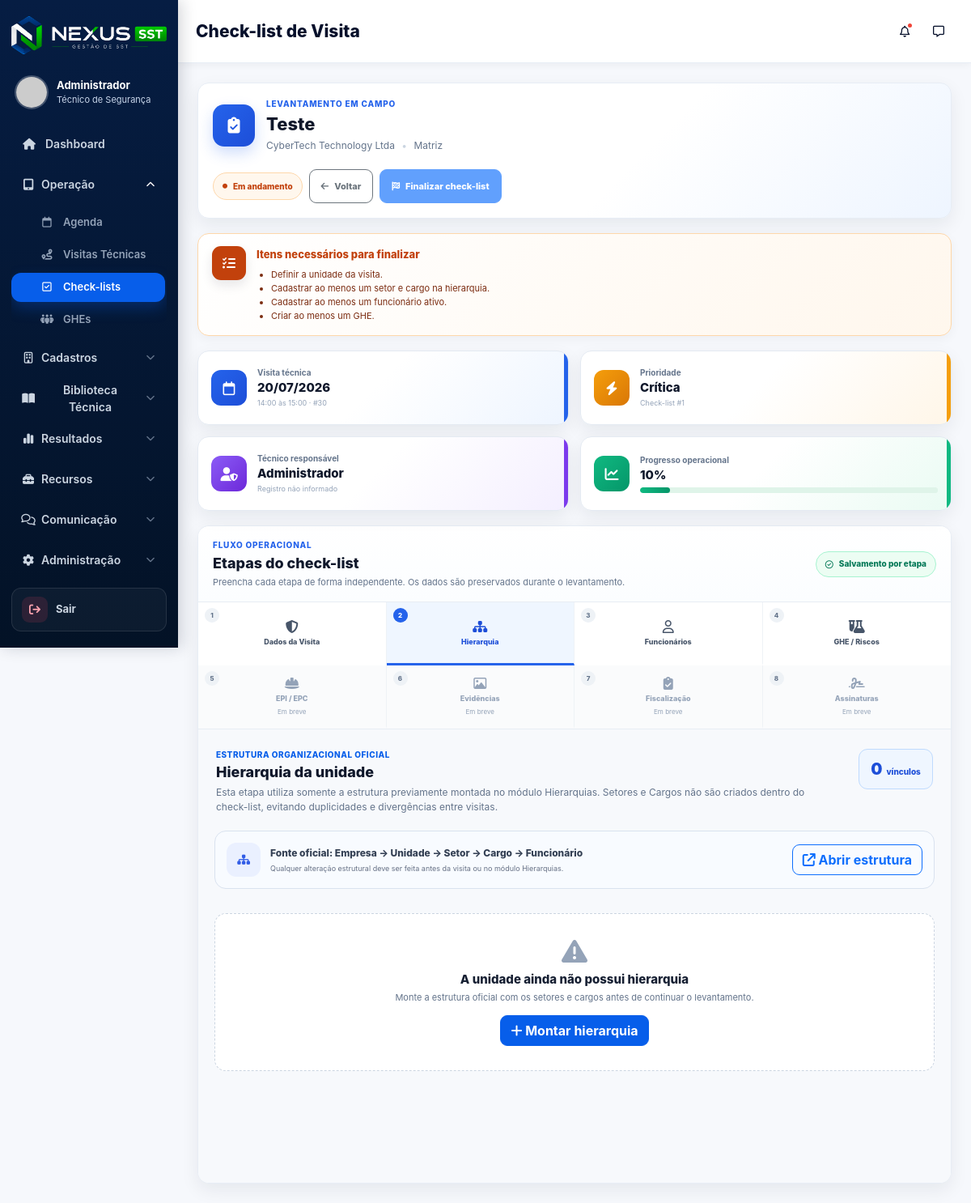
Screenshot of /nexus_sst/public/checklists/visualizar/1?aba=hierarquia (signed in) with the database file from the repository.
### tables this page shows
CREATE TABLE `checklists_visita` (
  `id` int NOT NULL AUTO_INCREMENT,
  `visita_id` int NOT NULL,
  `empresa_id` int NOT NULL,
  `unidade_id` int DEFAULT NULL,
  `usuario_id` int NOT NULL,
  `prioridade` enum('PADRAO','URGENTE','CRITICA') DEFAULT 'PADRAO',
  `responsavel_acompanhamento` varchar(150) DEFAULT NULL,
  `status` enum('ABERTO','EM_ANDAMENTO','CONCLUIDO','CANCELADO') DEFAULT 'ABERTO',
  `data_inicio` datetime DEFAULT CURRENT_TIMESTAMP,
  `data_fim` datetime DEFAULT NULL,
  `assinatura_responsavel` text,
  `assinatura_tecnico` text,
  `ultima_aba` varchar(30) NOT NULL DEFAULT 'dados',
  `atualizado_em` datetime DEFAULT NULL,
  `criado_em` timestamp NULL DEFAULT CURRENT_TIMESTAMP,
  PRIMARY KEY (`id`),
  KEY `visita_id` (`visita_id`),
  KEY `empresa_id` (`empresa_id`),
  KEY `unidade_id` (`unidade_id`),
  KEY `usuario_id` (`usuario_id`),
  CONSTRAINT `checklists_visita_ibfk_1` FOREIGN KEY (`visita_id`) REFERENCES `visitas_tecnicas` (`id`) ON DELETE CASCADE,
  CONSTRAINT `checklists_visita_ibfk_2` FOREIGN KEY (`empresa_id`) REFERENCES `empresas` (`id`),
  CONSTRAINT `checklists_visita_ibfk_3` FOREIGN KEY (`unidade_id`) REFERENCES `unidades` (`id`),
  CONSTRAINT `checklists_visita_ibfk_4` FOREIGN KEY (`usuario_id`) REFERENCES `usuarios` (`id`)
);

CREATE TABLE `agendas` (
  `id` int NOT NULL AUTO_INCREMENT,
  `empresa_id` int NOT NULL,
  `unidade_id` int DEFAULT NULL,
  `tecnico_id` int NOT NULL,
  `veiculo_id` int DEFAULT NULL,
  `data_agendada` date NOT NULL,
  `hora_inicio` time DEFAULT NULL,
  `hora_fim` time DEFAULT NULL,
  `titulo` varchar(180) DEFAULT NULL,
  `objetivo` text,
  `observacoes` text,
  `responsavel_acompanhamento` varchar(150) DEFAULT NULL,
  `prioridade` enum('PADRAO','URGENTE','CRITICA') DEFAULT 'PADRAO',
  `status` enum('AGENDADO','CONFIRMADO','REAGENDADO','CANCELADO','CONCLUIDO','EXCLUIDO') DEFAULT 'AGENDADO',
  `visita_tecnica_id` int DEFAULT NULL,
  `criado_por` int DEFAULT NULL,
  `atualizado_por` int DEFAULT NULL,
  `cancelado_por` int DEFAULT NULL,
  `excluido_por` int DEFAULT NULL,
  `motivo_cancelamento` text,
  `motivo_exclusao` text,
  `criado_em` timestamp NULL DEFAULT CURRENT_TIMESTAMP,
  `atualizado_em` timestamp NULL DEFAULT NULL ON UPDATE CURRENT_TIMESTAMP,
  `cancelado_em` datetime DEFAULT NULL,
  `excluido_em` datetime DEFAULT NULL,
  PRIMARY KEY (`id`),
  KEY `idx_agendas_empresa` (`empresa_id`),
  KEY `idx_agendas_unidade` (`unidade_id`),
  KEY `idx_agendas_tecnico` (`tecnico_id`),
  KEY `idx_agendas_veiculo` (`veiculo_id`),
  KEY `idx_agendas_status` (`status`),
  KEY `idx_agendas_data` (`data_agendada`),
  KEY `idx_agendas_visita` (`visita_tecnica_id`),
  KEY `fk_agendas_criado_por` (`criado_por`),
  KEY `fk_agendas_atualizado_por` (`atualizado_por`),
  KEY `fk_agendas_cancelado_por` (`cancelado_por`),
  KEY `fk_agendas_excluido_por` (`excluido_por`),
  CONSTRAINT `fk_agendas_atualizado_por` FOREIGN KEY (`atualizado_por`) REFERENCES `usuarios` (`id`) ON DELETE SET NULL,
  CONSTRAINT `fk_agendas_cancelado_por` FOREIGN KEY (`cancelado_por`) REFERENCES `usuarios` (`id`) ON DELETE SET NULL,
  CONSTRAINT `fk_agendas_criado_por` FOREIGN KEY (`criado_por`) REFERENCES `usuarios` (`id`) ON DELETE SET NULL,
  CONSTRAINT `fk_agendas_empresa` FOREIGN KEY (`empresa_id`) REFERENCES `empresas` (`id`),
  CONSTRAINT `fk_agendas_excluido_por` FOREIGN KEY (`excluido_por`) REFERENCES `usuarios` (`id`) ON DELETE SET NULL,
  CONSTRAINT `fk_agendas_tecnico` FOREIGN KEY (`tecnico_id`) REFERENCES `usuarios` (`id`),
  CONSTRAINT `fk_agendas_unidade` FOREIGN KEY (`unidade_id`) REFERENCES `unidades` (`id`) ON DELETE SET NULL,
  CONSTRAINT `fk_agendas_veiculo` FOREIGN KEY (`veiculo_id`) REFERENCES `veiculos` (`id`) ON DELETE SET NULL,
  CONSTRAINT `fk_agendas_visita` FOREIGN KEY (`visita_tecnica_id`) REFERENCES `visitas_tecnicas` (`id`) ON DELETE SET NULL
);

CREATE TABLE `empresas` (
  `id` int NOT NULL AUTO_INCREMENT,
  `codigo` varchar(30) DEFAULT NULL,
  `codigo_externo` varchar(50) DEFAULT NULL,
  `razao_social` varchar(200) NOT NULL,
  `nome_fantasia` varchar(200) DEFAULT NULL,
  `cnpj` varchar(20) DEFAULT NULL,
  `inscricao_estadual` varchar(50) DEFAULT NULL,
  `cnae` varchar(30) DEFAULT NULL,
  `descricao_cnae` varchar(255) DEFAULT NULL,
  `grau_risco` varchar(10) DEFAULT NULL,
  `quantidade_funcionarios` int DEFAULT NULL,
  `telefone` varchar(30) DEFAULT NULL,
  `email` varchar(150) DEFAULT NULL,
  `responsavel` varchar(150) DEFAULT NULL,
  `cargo_responsavel` varchar(150) DEFAULT NULL,
  `contato_responsavel` varchar(100) DEFAULT NULL,
  `endereco` text,
  `cidade` varchar(100) DEFAULT NULL,
  `estado` varchar(2) DEFAULT NULL,
  `cep` varchar(20) DEFAULT NULL,
  `logradouro` varchar(200) DEFAULT NULL,
  `numero` varchar(20) DEFAULT NULL,
  `complemento` varchar(100) DEFAULT NULL,
  `bairro` varchar(100) DEFAULT NULL,
  `tecnico_responsavel` varchar(150) DEFAULT NULL,
  `supervisor_responsavel` varchar(150) DEFAULT NULL,
  `periodicidade_visitas` varchar(50) DEFAULT NULL,
  `observacoes` text,
  `ativo` tinyint(1) DEFAULT '1',
  `criado_em` timestamp NULL DEFAULT CURRENT_TIMESTAMP,
  `atualizado_em` timestamp NULL DEFAULT CURRENT_TIMESTAMP ON UPDATE CURRENT_TIMESTAMP,
  PRIMARY KEY (`id`),
  UNIQUE KEY `uk_empresa_cnpj` (`cnpj`),
  UNIQUE KEY `uk_empresa_codigo` (`codigo`)
);

CREATE TABLE `visitas_tecnicas` (
  `id` int NOT NULL AUTO_INCREMENT,
  `agenda_id` int DEFAULT NULL,
  `empresa_id` int NOT NULL,
  `unidade_id` int DEFAULT NULL,
  `usuario_id` int NOT NULL,
  `data_visita` date NOT NULL,
  `hora_visita` time DEFAULT NULL,
  `veiculo_id` int DEFAULT NULL,
  `responsavel_acompanhamento` varchar(150) DEFAULT NULL,
  `objetivo` text,
  `observacoes` text,
  `latitude` decimal(10,8) DEFAULT NULL,
  `longitude` decimal(11,8) DEFAULT NULL,
  `assinatura_cliente` text,
  `assinatura_tecnico` text,
  `status` enum('ABERTA','AGENDADA','CONFIRMADA','EM_ANDAMENTO','CHECKLIST_INICIADO','FINALIZADA','CANCELADA','EXCLUIDA') DEFAULT 'ABERTA',
  `iniciado_em` datetime DEFAULT NULL,
  `finalizado_em` datetime DEFAULT NULL,
  `atualizado_por` int DEFAULT NULL,
  `atualizado_em` datetime DEFAULT NULL,
  `criado_em` timestamp NULL DEFAULT CURRENT_TIMESTAMP,
  PRIMARY KEY (`id`),
  UNIQUE KEY `uk_visita_agenda` (`agenda_id`),
  KEY `empresa_id` (`empresa_id`),
  KEY `unidade_id` (`unidade_id`),
  KEY `visitas_tecnicas_ibfk_4` (`veiculo_id`),
  KEY `visitas_tecnicas_ibfk_3` (`usuario_id`),
  KEY `idx_visita_status_data` (`status`,`data_visita`,`hora_visita`),
  KEY `idx_visita_usuario_status` (`usuario_id`,`status`),
  KEY `fk_visita_atualizado_por` (`atualizado_por`),
  CONSTRAINT `fk_visita_agenda` FOREIGN KEY (`agenda_id`) REFERENCES `agendas` (`id`) ON DELETE RESTRICT ON UPDATE CASCADE,
  CONSTRAINT `fk_visita_atualizado_por` FOREIGN KEY (`atualizado_por`) REFERENCES `usuarios` (`id`) ON DELETE SET NULL ON UPDATE CASCADE,
  CONSTRAINT `visitas_tecnicas_ibfk_1` FOREIGN KEY (`empresa_id`) REFERENCES `empresas` (`id`),
  CONSTRAINT `visitas_tecnicas_ibfk_2` FOREIGN KEY (`unidade_id`) REFERENCES `unidades` (`id`),
  CONSTRAINT `visitas_tecnicas_ibfk_3` FOREIGN KEY (`usuario_id`) REFERENCES `usuarios` (`id`),
  CONSTRAINT `visitas_tecnicas_ibfk_4` FOREIGN KEY (`veiculo_id`) REFERENCES `veiculos` (`id`) ON DELETE SET NULL
);

CREATE TABLE `usuarios` (
  `id` int NOT NULL AUTO_INCREMENT,
  `nome` varchar(150) NOT NULL,
  `email` varchar(150) NOT NULL,
  `senha` varchar(255) NOT NULL,
  `telefone` varchar(30) DEFAULT NULL,
  `tipo` enum('ADMIN','TECNICO','CLIENTE','VISUALIZADOR') DEFAULT 'TECNICO',
  `registro_profissional` varchar(100) DEFAULT NULL,
  `conselho` varchar(50) DEFAULT NULL,
  `uf` char(2) DEFAULT NULL,
  `assinatura` text,
  `ativo` tinyint(1) DEFAULT '1',
  `ultimo_login` datetime DEFAULT NULL,
  `criado_em` timestamp NULL DEFAULT CURRENT_TIMESTAMP,
  `ultimo_acesso` datetime DEFAULT NULL,
  PRIMARY KEY (`id`),
  UNIQUE KEY `email` (`email`)
);

### app/views/checklists/visualizar.php (the view, shortened to what the rows shown need)
<?php
require_once dirname(__DIR__) . '/templates/header.php';
$c = $checklist ?? [];
$checklistId = (int)($c['id'] ?? 0);
$visitaId = (int)($c['visita_id'] ?? 0);
$statusChecklist = strtoupper((string)($c['status'] ?? 'ABERTO'));
$finalizacao = $finalizacao ?? [
    'pode_finalizar' => false,
    'concluido' => $statusChecklist === 'CONCLUIDO',
    'pendencias' => [],
];
$podeFinalizar = (bool)($finalizacao['pode_finalizar'] ?? false);
$pendenciasFinalizacao = $finalizacao['pendencias'] ?? [];
$empresaNome = !empty($c['empresa_fantasia'])
    ? $c['empresa_fantasia']
    : ($c['empresa_nome'] ?? 'Empresa não informada');
$unidadeNome = !empty($c['unidade_fantasia'])
    ? $c['unidade_fantasia']
    : (!empty($c['unidade_razao_social'])
        ? $c['unidade_razao_social']
        : ($c['unidade_nome'] ?? 'Matriz'));
$prioridade = strtoupper((string)($c['agenda_prioridade'] ?? $c['prioridade'] ?? 'PADRAO'));
$prioridadeLabel = match ($prioridade) {
    'CRITICA' => 'Crítica',
    'URGENTE' => 'Urgente',
    default => 'Padrão',
};
$statusLabel = match ($statusChecklist) {
    'EM_ANDAMENTO' => 'Em andamento',
    'CONCLUIDO' => 'Concluído',
    'CANCELADO' => 'Cancelado',
    default => 'Aberto',
};
$statusClasse = match ($statusChecklist) {
    'CONCLUIDO' => 'is-completed',
    'CANCELADO' => 'is-cancelled',
    'EM_ANDAMENTO' => 'is-progress',
    default => 'is-open',
};
$dataVisita = !empty($c['data_visita'])
    ? date('d/m/Y', strtotime($c['data_visita']))
    : '-';
$horarioVisita = !empty($c['hora_visita'])
    ? substr((string)$c['hora_visita'], 0, 5)
    : '-';
if (!empty($c['hora_fim'])) {
    $horarioVisita .= ' às ' . substr((string)$c['hora_fim'], 0, 5);
}
?>
<div class="checklist-detail-page">
    <header class="checklist-detail-header">
        <div class="checklist-detail-heading">
            <div class="checklist-detail-title">
                <span class="checklist-detail-eyebrow">LEVANTAMENTO EM CAMPO</span>
                <h1><?= htmlspecialchars($c['agenda_titulo'] ?? 'Check-list de visita técnica') ?></h1>
                <p>
                    <?= htmlspecialchars($empresaNome) ?>
                    <span aria-hidden="true">•</span>
                    <?= htmlspecialchars($unidadeNome) ?>
                </p>
            </div>
        </div>
        <div class="checklist-detail-header-actions">
            <span class="checklist-detail-status <?= $statusClasse ?>">
                <i class="fa-solid fa-circle"></i>
                <?= htmlspecialchars($statusLabel) ?>
            </span>
            <a href="<?= BASE_URL ?>/checklists" class="btn btn-outline-secondary checklist-detail-back">
                <i class="fa-solid fa-arrow-left"></i>
                Voltar
            </a>
            <?php if ($statusChecklist === 'CONCLUIDO'): ?>
                <button class="btn btn-success checklist-detail-finish" type="button" disabled>
                    <i class="fa-solid fa-circle-check"></i>
                    Check-list concluído
                </button>
            <?php else: ?>
                <button
                    class="btn btn-primary checklist-detail-finish"
                    type="button"
                    disabled
                    title="<?= htmlspecialchars(implode(' ', $pendenciasFinalizacao)) ?>"
                >
                    <i class="fa-solid fa-flag-checkered"></i>
                    Finalizar check-list
                </button>
            <?php endif; ?>
        </div>
    </header>
    <section class="checklist-detail-context" aria-label="Resumo do check-list">
        <article class="checklist-detail-context-card is-blue">
            <div>
                <span>Visita técnica</span>
                <strong><?= htmlspecialchars($dataVisita) ?></strong>
                <small><?= htmlspecialchars($horarioVisita) ?> · #<?= $visitaId ?></small>
            </div>
        </article>
        <article class="checklist-detail-context-card is-orange">
            <div>
                <span>Prioridade</span>
                <strong><?= htmlspecialchars($prioridadeLabel) ?></strong>
                <small>Check-list #<?= $checklistId ?></small>
            </div>
        </article>
        <article class="checklist-detail-context-card is-purple">
            <div>
                <span>Técnico responsável</span>
                <strong><?= htmlspecialchars($c['tecnico_nome'] ?? '-') ?></strong>
                <small><?= htmlspecialchars($c['tecnico_registro'] ?? 'Registro não informado') ?></small>
            </div>
        </article>
    </section>
    <section class="checklist-detail-workspace">
        <div class="checklist-detail-workspace-header">
            <div>
                <h2>Etapas do check-list</h2>
            </div>
        </div>
        <main class="checklist-detail-content">
        </main>
    </section>
</div>
<?php require_once dirname(__DIR__) . '/templates/footer.php'; ?>

### rows the page displays
checklists_visita: agendas.titulo "Teste", empresa.nome_fantasia "CyberTech Technology Ltda", status "Em andamento", visita.data_visita "20/07/2026", visita.hora_fim "14:00 às 15:00", visita "30", agendas.prioridade "Crítica", id "1", usuario.nome "Administrador", usuario.registro_profissional "Registro não informado"

### other values shown
$usuario "Administrador"
$pageTitle "Check-list de Visita"
$unidadeNome "Matriz"
$pendencia "Definir a unidade da visita."
$pendencia "Cadastrar ao menos um setor e cargo na hierarquia."
$pendencia "Cadastrar ao menos um funcionário ativo."
$pendencia "Criar ao menos um GHE."
$percentual "10"
$aba['label'] "Dados da Visita"
$aba['label'] "Hierarquia"
$aba['label'] "Funcionários"
$aba['label'] "GHE / Riscos"
$aba['label'] "EPI / EPC"
$aba['label'] "Evidências"
$aba['label'] "Fiscalização"
